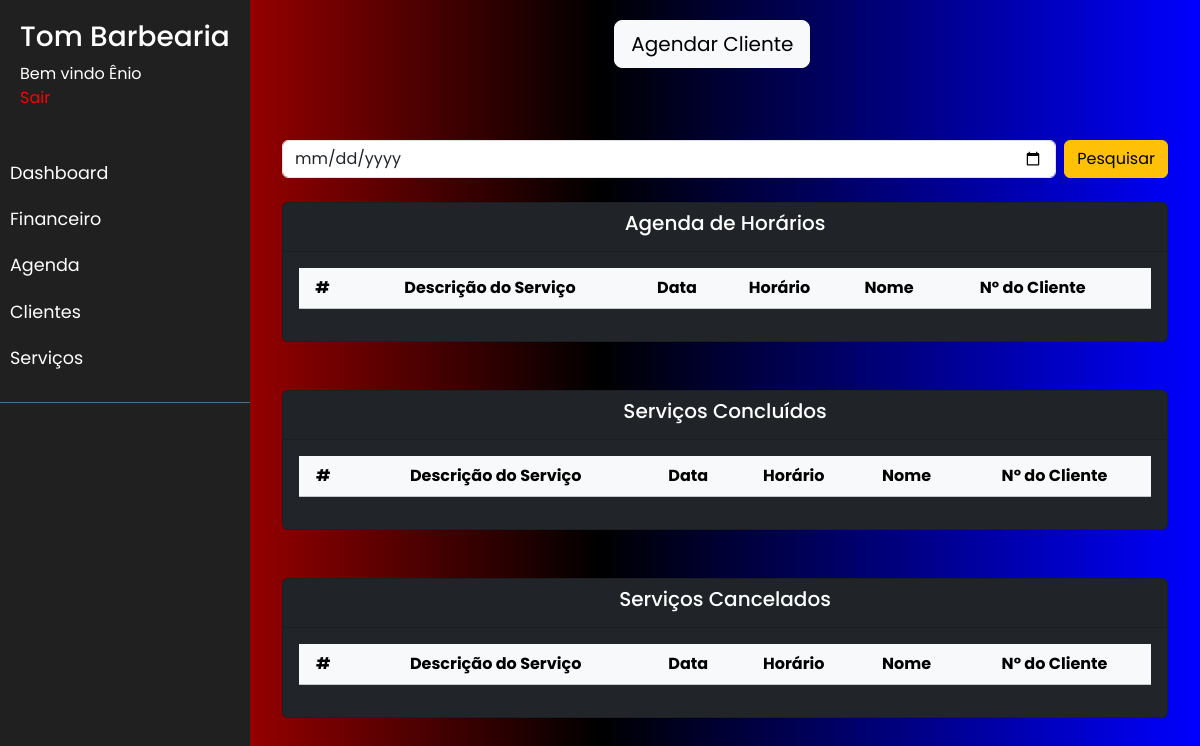
Before: /agenda (signed in) with the older database file.
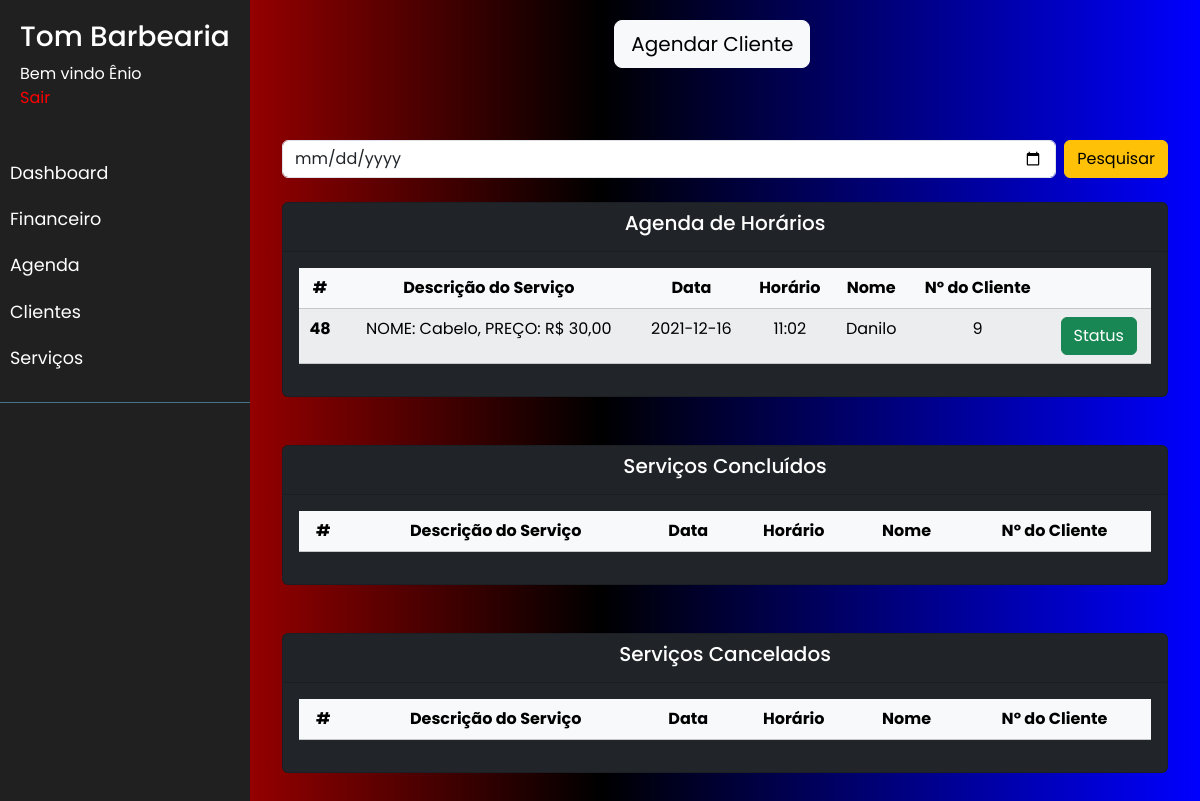
After: the same page with the newer database file.
### app/models.py (models this page shows, shortened)
class User(db.Model, UserMixin):
    __tablename__= 'usuario'
    id = db.Column(db.Integer, primary_key =True, autoincrement = True)
    nome = db.Column(db.String, nullable = False)
    telefone = db.Column(db.String, nullable = False)
    usuario = db.Column(db.String, nullable = False , unique=True)
    senha = db.Column(db.String, nullable = False)

class ServicosAgendados(db.Model, UserMixin):
    __tablename__= 'servicos_agendados'
    id_servico_agendado = db.Column(db.Integer, primary_key =True, autoincrement = True)
    fk_id_servico = db.Column(db.Integer, nullable = False)
    desc_servico = db.Column(db.String, nullable = False)
    fk_id_cliente = db.Column(db.Integer, nullable = False)
    nm_cliente = db.Column(db.String, nullable = False)
    horario_agendado = db.Column(db.String, nullable = False)
    data_agendamento = db.Column(db.String, nullable = False)
    status = db.Column(db.Integer, nullable = True)
    desc_status = db.Column(db.Integer, nullable = True)

### main.py (the view, shortened to what this page needs)
@app.route("/agenda", methods=['GET', 'POST'])
def agenda():
    servicosagendados = ServicosAgendados.query.filter_by(data_agendamento=date.today())
    servicosconcluidos = ServicosAgendados.query.filter_by(status=1,data_agendamento=date.today())
    servicoscancelados = ServicosAgendados.query.filter_by(status=2,data_agendamento=date.today())
    return render_template('agenda.html', servicosagendados = servicosagendados, servicosconcluidos=servicosconcluidos, servicoscancelados=servicoscancelados)

### app/models.py (called while the page is built)
@login_manager.user_loader
def get_user(user_id):
    return User.query.filter_by(id=user_id).first()

### app/templates/agenda.html (shortened to what this page needs)
<!DOCTYPE html>
<html>
<head>
    <link rel="stylesheet" type="text/css" href="{{ url_for('static',filename='node_modules/bootstrap/dist/css/bootstrap.css') }}">
    <link rel="stylesheet" type="text/css" href="{{ url_for('static',filename='sidemenu.css') }}">
</head>
<body>
    {% if current_user.is_authenticated %}
    <div class="wrapper">
        <nav id="sidebar">
            <div class="sidebar-header">
                <h3>Tom Barbearia</h3>
                <a>Bem vindo {{ current_user.nome }}</a>
                <br>
                <a style ="color:red" href = "{{ url_for('logout') }} ">Sair</a>
            </div>
            <ul class="list-unstyled components">
                <li>
                  <a href="{{ url_for('home') }}">Dashboard</a>
                </li>
                <li>
                    <a href="{{ url_for('financeiro') }}">Financeiro</a>
                </li>
                <li>
                    <a href="{{ url_for('agenda') }}">Agenda</a>
                </li>
                <li>
                    <a href="{{ url_for('clientes') }}">Clientes</a>
                </li>
                <li>
                    <a href="{{ url_for('servicos') }}">Serviços</a>
                </li>
            </ul>
        </nav>
        <div id="content">
            <div class="container-fluid">
                <div class="d-grid gap-2 col-3 mx-auto">
                    <a href="{{ url_for('agendamento') }}">
                        <button type="submit button" class="btn btn-light btn-lg">Agendar Cliente</button>
                    </a>
                </div><br><br><br>
                <form class="d-flex" action = "" method = "post">
                  <input type="date" class="form-control" id="dataPesquisa" name="dataPesquisa"> &nbsp&nbsp
                  <button type="submit" class="btn btn-warning" id="btnFinanceiroPesquisar" value ="btnFinanceiroPesquisar">Pesquisar</button>
                </form><br>
                <div class="card bg-dark text-white text-center">
                  <div class="card-header">
                    <h5>Agenda de Horários</h5>
                  </div>
                  <div class="card-body">
                    <table class="table table-light table-striped table-hover text-center">
                      <thead>
                        <tr>
                          <th scope="col">#</th>
                          <th scope="col">Descrição do Serviço</th>
                          <th scope="col">Data</th>
                          <th scope="col">Horário</th>
                          <th scope="col">Nome</th>
                          <th scope="col">Nº do Cliente</th>
                          <th scope="col"></th>
                        </tr>
                      </thead>
                      {% for servicoagendado in servicosagendados %}
                      <tbody>
                        <tr>
                          <th scope="row">{{ servicoagendado.id_servico_agendado }}</th>
                          <td>{{ servicoagendado.desc_servico }}</td>
                          <td>{{ servicoagendado.data_agendamento }}</td>
                          <td>{{ servicoagendado.horario_agendado }}</td>
                          <td>{{ servicoagendado.nm_cliente }}</td>
                          <td>{{ servicoagendado.fk_id_cliente }}</td>
                          <td><a class="btn btn-success" id="btnAtualizar" href="/statusAgendamento/{{ servicoagendado.id_servico_agendado }}">Status</a></td>
                        </tr>
                      </tbody>
                      {% endfor %}
                    </table>
                  </div>
                </div><br><br>
                <div class="card bg-dark text-white text-center">
                  <div class="card-header">
                    <h5>Serviços Concluídos</h5>
                  </div>
                  <div class="card-body">
                    <table class="table table-light table-striped table-hover text-center">
                      <thead>
                        <tr>
                          <th scope="col">#</th>
                          <th scope="col">Descrição do Serviço</th>
                          <th scope="col">Data</th>
                          <th scope="col">Horário</th>
                          <th scope="col">Nome</th>
                          <th scope="col">Nº do Cliente</th>
                        </tr>
                      </thead>
                    </table>
                  </div>
                </div><br><br>
                <div class="card bg-dark text-white text-center">
                  <div class="card-header">
                    <h5>Serviços Cancelados</h5>
                  </div>
                  <div class="card-body">
                    <table class="table table-light table-striped table-hover text-center">
                      <thead>
                        <tr>
                          <th scope="col">#</th>
                          <th scope="col">Descrição do Serviço</th>
                          <th scope="col">Data</th>
                          <th scope="col">Horário</th>
                          <th scope="col">Nome</th>
                          <th scope="col">Nº do Cliente</th>
                        </tr>
                      </thead>
                    </table>
                  </div>
                </div><br><br>
            </div>
        </div>
    </div>
    {% else %}
    <div>
        <h1>Visitante</h1>
        <p>Bem Vindo, faça login para poder acessar o menu.</p>
        <a href="{{ url_for('login') }}"><button class="btn btn-dark" type="button" value ="login">Login</button></a>
    </div>
    {% endif %}
</body>
</html>

### app/static/sidemenu.css (style rules this page uses)
body { font-family: 'Poppins', sans-serif; background-image: linear-gradient(to right, red, black, blue) }
a, a:hover, a:focus { color: inherit; text-decoration: none; transition: all 0.3s; }
.wrapper { display: flex; width: 100%; align-items: stretch; }
#sidebar { min-width: 250px; max-width: 250px; background: #202020; color: #fff; transition: all 0.3s; }
#sidebar .sidebar-header { padding: 20px; background: #202020; }
#sidebar ul.components { padding: 20px 0; border-bottom: 1px solid #47748b; }
#sidebar ul li a { padding: 10px; font-size: 1.1em; display: block; }
#content { width: 100%; padding: 20px; min-height: 100vh; transition: all 0.3s; }

Changed rows visible on the page:
added ServicosAgendados: id_servico_agendado "48", desc_servico "NOME: Cabelo, PREÇO: R$ 30,00", data_agendamento "2021-12-16", horario_agendado "11:02", nm_cliente "Danilo", fk_id_cliente "9"
